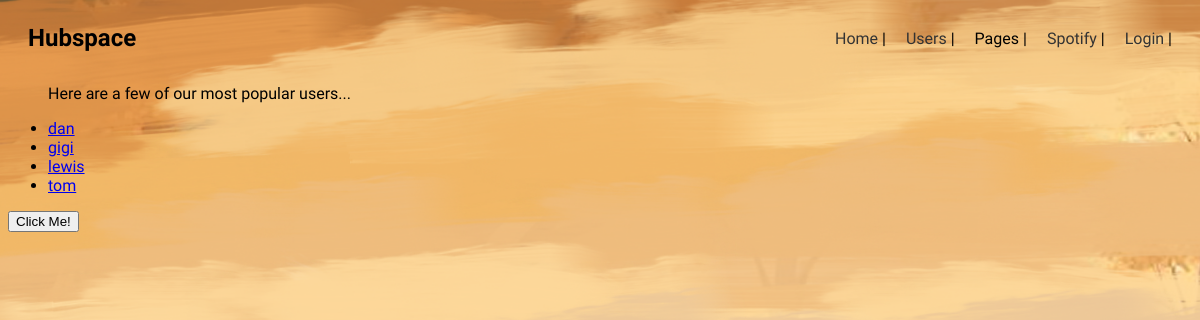
Screenshot of /hub/users/ with the database file from the repository.
### hubspace/models.py (models this page shows, shortened)
class Profile(models.Model):
    user = models.OneToOneField(User, null = True, on_delete=models.CASCADE)
    username = models.CharField( max_length=10)
    firstName = models.CharField(max_length=10)
    lastName = models.CharField(max_length=10)
    birthDate = models.DateField()
    joindate = models.DateTimeField(auto_now_add = True)
    gender = models.BooleanField('male=true', default=True, blank=True)
    followers = models.ManyToManyField('self', related_name='following', symmetrical=False, blank=True)
    profilePicture = models.ForeignKey("Picture", on_delete=models.SET_NULL, null = True, blank = True, default=get_default_picture)
    biography = models.CharField(max_length=100)

### hubspace/views.py (the view)
# urls.py: path('users/', include('users.urls')),
def users(request):
    users_list = Profile.objects.order_by("firstName")
    context = {"profiles" : users_list}
    return render(request, 'hubspace/users.html', context)

### hubspace/templates/hubspace/users.html (shortened to what this page needs)
{% extends "hubspace/base.html" %}
{% block content %}
    <ul>
        <p>Here are a few of our most popular users...</p>
        {% for profile in profiles %}
            <li><a href="{% url 'hubspace:profile_page' profile.id %}">{{ profile.firstName }}</a></li>
        {% endfor %}
    </ul>
    <button type="button" onclick="document.getElementById('demo').style.display='block'">Click Me!</button>
{% endblock content %}

### static/hubspace/css/style.css (style rules this page uses)
.default-background { background-image: url("../images/backgroundmuted.png"); background-size: cover; background-position: center center; background-repeat: no-repeat; height: 100vh; }
body { font-family: 'Judson', serif; }

### rows the page displays
Profile: firstName "dan"
Profile: firstName "gigi"
Profile: firstName "lewis"
Profile: firstName "tom"
